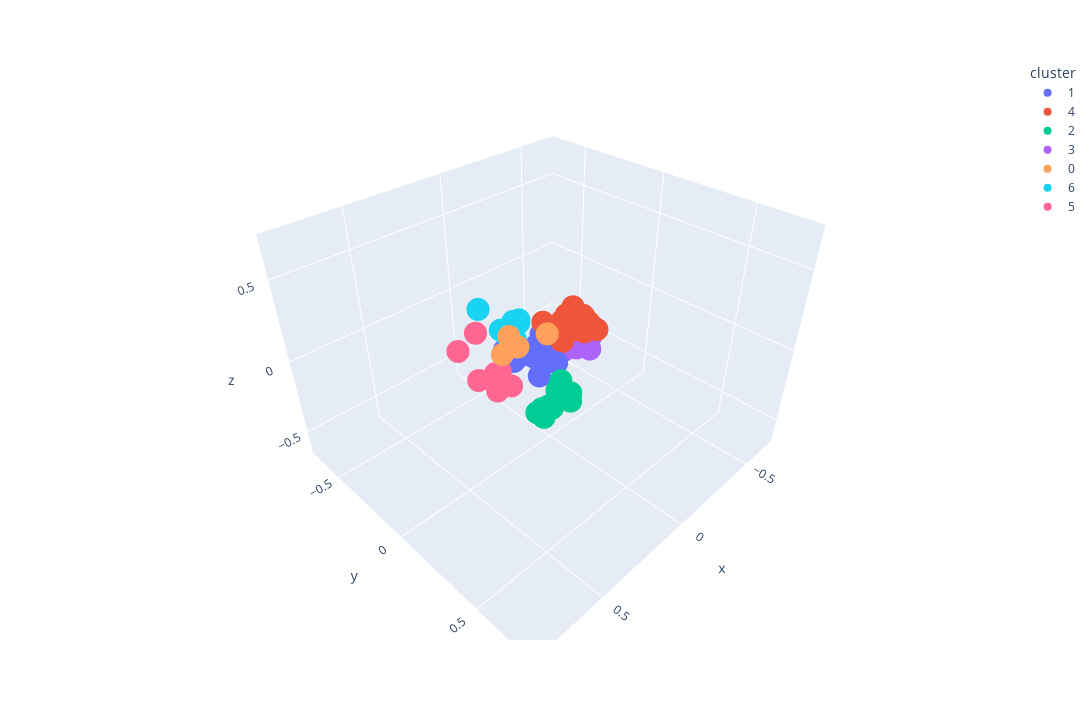

This figure's notebook cell:
### Markdown cell above
### Visualizing Tags

### Code cell
visualize_pca(model, sample_df, "tokenize_tag", 7)

### Figure 1 — Plotly figure (JSON) as saved in the notebook; plotly's stock layout.template omitted (floating-point values rounded to 4 significant figures)
{"data": [{"hovertemplate": "<b>%{hovertext}</b>", "hovertext": ["Baldur's Gate 3", "Rust", "FINAL FANTASY XIV Online", "The Elder Scrolls® Online", "DAVE THE DIVER", "The Sims™ 4", "Red Dead Redemption 2", "Hogwarts Legacy", "Project Zomboid", "Raft", "Sengoku Dynasty", "Wayfinder", "Sea of Thieves 2023 Edition", "Microsoft Flight Simulator 40th Anniversary Edition", "Terraria", "ARK: Survival Evolved", "Darkest Dungeon® II", "Graveyard Keeper", "The Elder Scrolls V: Skyrim Special Edition", "Don't Starve Together", "BOOK OF HOURS", "Garry's Mod", "New World", "Valheim", "Guild Wars 2"], "legendgroup": "1", "marker": {"color": "#636efa", "symbol": "circle"}, "mode": "markers", "name": "1", "scene": "scene", "showlegend": true, "type": "scatter3d", "x": [0.001615, 0.04161, 0.1411, 0.004835, -0.006294, 0.06806, -0.05475, -0.05479, -0.03118, 0.06839, 0.1719, -0.04189, -0.05215, 0.0363, -0.05985, 0.09411, -0.06284, 0.02428, -0.03136, 0.01161, 0.1334, -0.02493, -0.05428, 0.03659, -0.007388], "y": [-0.1009, -0.09935, -0.09047, -0.08591, -0.05546, -0.003407, -0.04034, -0.07831, -0.06336, -0.1112, -0.08913, -0.06879, -0.03092, 0.07517, -0.0615, -0.1206, -0.1303, -0.08572, -0.1269, -0.0988, -0.166, -0.01044, -0.02167, -0.1223, -0.06637], "z": [-0.07828, -0.0646, -0.07013, -0.04034, -0.1674, -0.164, -0.09239, -0.1047, -0.06815, -0.08316, -0.02349, 0.02173, -0.04015, -0.04442, -0.1147, -0.08284, -0.03514, -0.1124, -0.1012, -0.09854, -0.04627, -0.1076, 0.0211, -0.1022, -0.05101]}, {"hovertemplate": "<b>%{hovertext}</b>", "hovertext": ["Counter-Strike: Global Offensive", "Apex Legends™", "Call of Duty®", "PUBG: BATTLEGROUNDS", "Tom Clancy's Rainbow Six® Siege", "Team Fortress 2", "Dota 2", "Warframe", "BattleBit Remastered", "Destiny 2", "PAYDAY 2", "Hunt: Showdown", "Ready or Not", "Call of Duty®: Black Ops III", "Deep Rock Galactic", "World of Tanks Blitz", "Eternal Return", "theHunter: Call of the Wild™", "DayZ", "Six Days in Fallujah"], "legendgroup": "4", "marker": {"color": "#EF553B", "symbol": "circle"}, "mode": "markers", "name": "4", "scene": "scene", "showlegend": true, "type": "scatter3d", "x": [-0.06612, -0.1262, -0.1378, -0.1486, -0.08121, -0.1044, 0.01332, -0.1539, -0.1383, -0.1207, -0.1781, -0.1318, -0.08515, -0.1539, -0.1319, -0.07579, -0.08123, -0.04866, -0.1198, -0.07535], "y": [0.02694, 0.06711, 0.07458, 0.08973, 0.0704, 0.04254, -0.03733, 0.08768, 0.06315, 0.08774, 0.1144, 0.08244, 0.04862, 0.0683, 0.03289, 0.01963, -0.01187, 0.02358, 0.04045, 0.05964], "z": [0.08733, 0.1257, 0.0541, 0.1195, 0.1467, 0.06927, 0.1434, 0.08776, 0.1564, 0.1675, 0.0678, 0.09698, 0.09649, 0.05379, 0.07749, 0.1717, 0.1119, 0.01432, 0.07093, 0.2439]}, {"hovertemplate": "<b>%{hovertext}</b>", "hovertext": ["Forza Horizon 5", "Grand Theft Auto V", "War Thunder", "Forza Horizon 4", "Euro Truck Simulator 2", "American Truck Simulator", "F1® 23", "BeamNG.drive", "Contraband Police"], "legendgroup": "2", "marker": {"color": "#00cc96", "symbol": "circle"}, "mode": "markers", "name": "2", "scene": "scene", "showlegend": true, "type": "scatter3d", "x": [0.1545, 0.1391, 0.2459, 0.2641, 0.2825, 0.3029, 0.3126, 0.2361, 0.1442], "y": [0.1988, 0.2649, 0.3113, 0.2628, 0.2522, 0.2325, 0.2726, 0.254, 0.2702], "z": [-0.06964, -0.05199, 0.1326, -0.04701, -0.1172, -0.08474, -0.0226, -0.08964, -0.09919]}, {"hovertemplate": "<b>%{hovertext}</b>", "hovertext": ["Remnant II", "Cyberpunk 2077", "NARAKA: BLADEPOINT", "Dead by Daylight", "Street Fighter™ 6", "Phasmophobia", "ELDEN RING", "Sons Of The Forest", "The Texas Chain Saw Massacre", "Starfield", "Fallout 76", "ARMORED CORE™ VI FIRES OF RUBICON™", "Metro Exodus", "Path of Exile", "Dead Cells", "Ratchet & Clank: Rift Apart", "Vampire Survivors", "SCP: 5K", "The Outlast Trials", "Escape the Backrooms", "It Takes Two", "The Binding of Isaac: Rebirth", "Brawlhalla", "DRAGON BALL Z: KAKAROT", "Resident Evil 4", "Dying Light", "BlazBlue Entropy Effect", "Marvel’s Spider-Man Remastered"], "legendgroup": "3", "marker": {"color": "#ab63fa", "symbol": "circle"}, "mode": "markers", "name": "3", "scene": "scene", "showlegend": true, "type": "scatter3d", "x": [-0.166, -0.1451, -0.1317, -0.1866, -0.1083, -0.1895, -0.1587, -0.1187, -0.1253, -0.1074, -0.05276, -0.07266, -0.1468, -0.1048, -0.1575, -0.1307, -0.1712, -0.2004, -0.2215, -0.1831, -0.08328, -0.1664, -0.08994, -0.1159, -0.2045, -0.155, -0.1277, -0.143], "y": [0.04395, 0.02244, 0.005396, 0.04115, -0.01283, 0.06554, -0.02951, -0.04133, 0.01322, -0.01961, -0.03994, 0.02931, 0.02294, -0.03069, -0.02176, 0.0001691, 0.01679, 0.07076, 0.03766, -0.01756, -0.03779, -0.03675, 0.01428, -0.008217, 0.05575, 8.119e-06, -0.03092, -0.01166], "z": [0.008559, -0.09066, 0.0228, 0.01459, -0.01235, -0.1008, -0.08657, -0.109, -0.0316, -0.1076, -0.03492, -0.02089, -0.0214, -0.02643, -0.07516, -0.05087, -0.009601, 0.04796, -0.05354, -0.09139, -0.07324, -0.08083, 0.02334, -0.002025, 0.01867, -0.1025, -0.09376, 0.002559]}, {"hovertemplate": "<b>%{hovertext}</b>", "hovertext": ["EA SPORTS™ FIFA 23", "Football Manager 2023", "Madden NFL 24", "EA SPORTS FC™ 24"], "legendgroup": "0", "marker": {"color": "#FFA15A", "symbol": "circle"}, "mode": "markers", "name": "0", "scene": "scene", "showlegend": true, "type": "scatter3d", "x": [0.1998, 0.2839, 0.192, 0.07279], "y": [0.005303, 0.004094, -0.06005, 0.05296], "z": [0.1217, 0.1258, 0.1451, 0.1547]}, {"hovertemplate": "<b>%{hovertext}</b>", "hovertext": ["Hearts of Iron IV", "Yu-Gi-Oh! Master Duel", "Total War: WARHAMMER III", "World of Warships", "Stellaris", "Shadow Gambit: The Cursed Crew", "Sid Meier’s Civilization® VI"], "legendgroup": "6", "marker": {"color": "#19d3f3", "symbol": "circle"}, "mode": "markers", "name": "6", "scene": "scene", "showlegend": true, "type": "scatter3d", "x": [0.2265, 0.1123, 0.1406, 0.1042, 0.1152, 0.09285, 0.07554], "y": [-0.218, -0.1638, -0.1782, -0.09325, -0.1078, -0.1458, -0.1275], "z": [0.2485, 0.03423, 0.08778, 0.1804, 0.04991, 0.1353, 0.126]}, {"hovertemplate": "<b>%{hovertext}</b>", "hovertext": ["Farming Simulator 22", "Mount & Blade II: Bannerlord", "Stardew Valley", "Cities: Skylines", "RimWorld", "Crusader Kings III", "Planet Zoo"], "legendgroup": "5", "marker": {"color": "#FF6692", "symbol": "circle"}, "mode": "markers", "name": "5", "scene": "scene", "showlegend": true, "type": "scatter3d", "x": [0.3111, 0.2364, 0.211, 0.3065, 0.2605, 0.3678, 0.3668], "y": [-0.005313, -0.234, -0.03162, -0.01954, -0.04391, -0.191, -0.06035], "z": [-0.1006, 0.09291, -0.154, 0.004271, -0.03107, 0.0804, -0.02762]}], "layout": {"height": 720, "legend": {"title": {"text": "cluster"}, "tracegroupgap": 0}, "margin": {"t": 60}, "scene": {"domain": {"x": [0, 1], "y": [0, 1]}, "xaxis": {"range": [-0.7215, 0.8678], "title": {"text": "x"}}, "yaxis": {"range": [-0.734, 0.8113], "title": {"text": "y"}}, "zaxis": {"range": [-0.6674, 0.7485], "title": {"text": "z"}}}, "width": 1280}}
